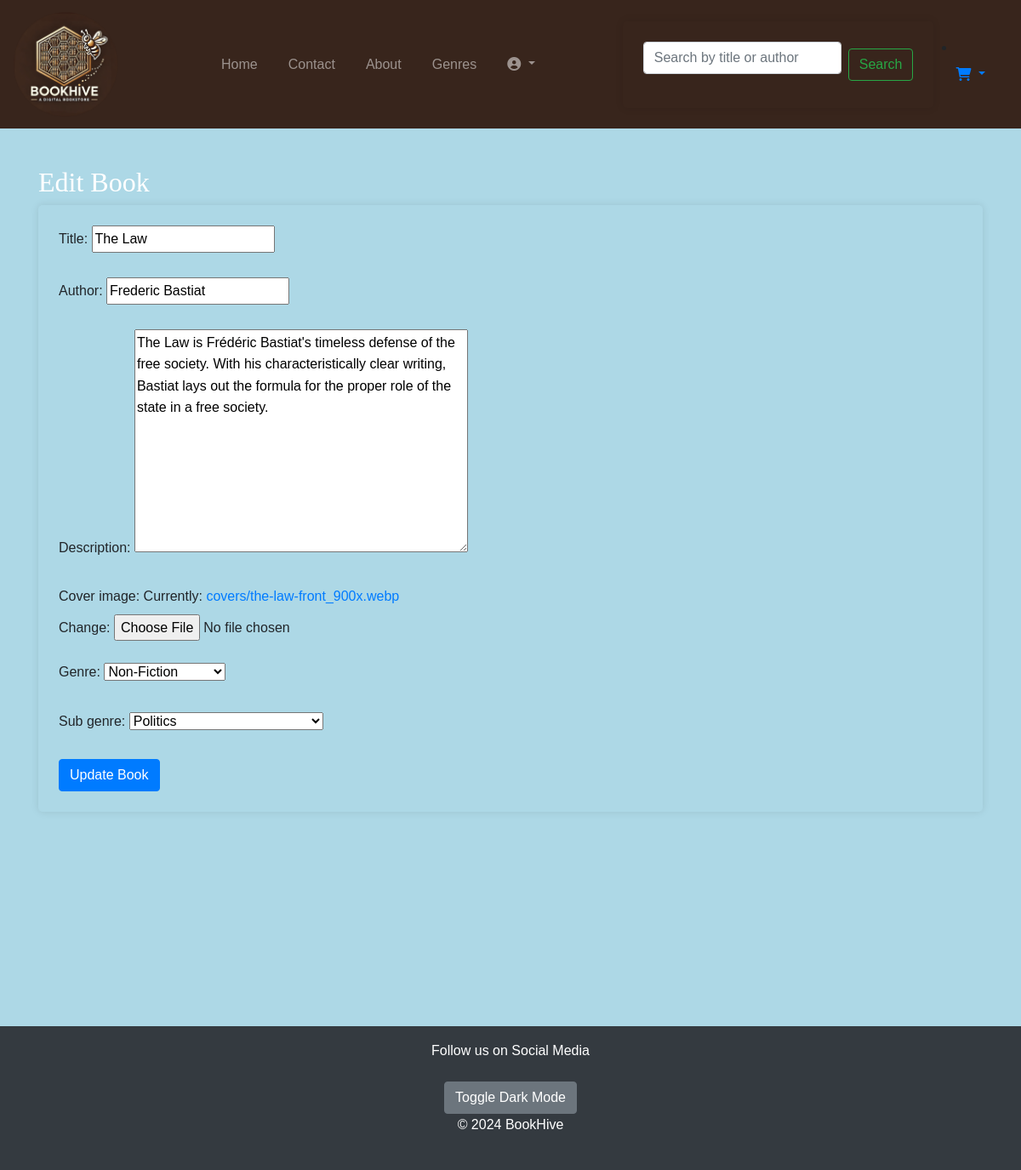
The app's page /catalogue/edit_book/1/ (signed in) with its own data.
### catalogue/models.py (models this page shows, shortened)
class Book(models.Model):
    title = models.CharField(max_length=255)
    author = models.CharField(max_length=255)
    description = models.TextField()
    genre = models.ForeignKey(Genre, on_delete=models.CASCADE)
    sub_genre = models.ForeignKey(SubGenre, on_delete=models.CASCADE)
    cover_image = models.ImageField(upload_to='covers/')

### catalogue/views.py (the view)
# urls.py: path('edit_book/<int:book_id>/', views.edit_book, name='edit_book'),
@login_required
def edit_book(request, book_id):
    book = get_object_or_404(Book, id=book_id)
    if not request.user.profile.is_moderator and not request.user.is_superuser:
        return redirect('home')
    if request.method == 'POST':
        form = BookForm(request.POST, request.FILES, instance=book)
        if form.is_valid():
            form.save()
            messages.success(request, 'Book updated successfully!')
            return redirect('catalogue:moderator_panel')
    else:
        form = BookForm(instance=book)
    return render(request, 'catalogue/edit_book.html', {'form': form})

### catalogue/forms.py
class BookForm(forms.ModelForm):
    class Meta:
        model = Book
        fields = ['title', 'author', 'description', 'cover_image', 'genre', 'sub_genre']

### catalogue/models.py (called while the page is built)
    def __str__(self):
        return self.name

    def __str__(self):
        return self.name

### catalogue/templates/catalogue/edit_book.html (shortened to what this page needs)
{% extends "core/layout.html" %}
{% block content %}
<h2>Edit Book</h2>
<form method="POST" enctype="multipart/form-data">
    {{ form.as_p }}
    <button type="submit" class="btn btn-primary">Update Book</button>
</form>
{% endblock %}

### BookHive/static/css/styles.css (style rules this page uses)
body { font-family: Arial, sans-serif; background-color: lightblue; }
h1, h2 { font-family: "Abril Fatface"; color:#000000; }
.btn-primary { background-color: #007bff; border-color: #007bff; }
form { background: transparent; padding: 1.5rem; border-radius: 5px; box-shadow: 0 0 10px rgba(0, 0, 0, 0.1); }
form .btn-primary { background-color: #007bff; border-color: #007bff; }
p { line-height: 1.6; margin-bottom: 1.5rem; }
h1, h2, h3.dark-mode { color: #ffffff; }

### records on screen
Book: title "The Law", author "Frederic Bastiat", description "The Law is Frédéric Bastiat's timeless defense of the free society. With his characteristically clear writing, Bastiat lays out the formula for the proper role of the state in a free society.", genre "Non-Fiction", sub_genre "Politics"
